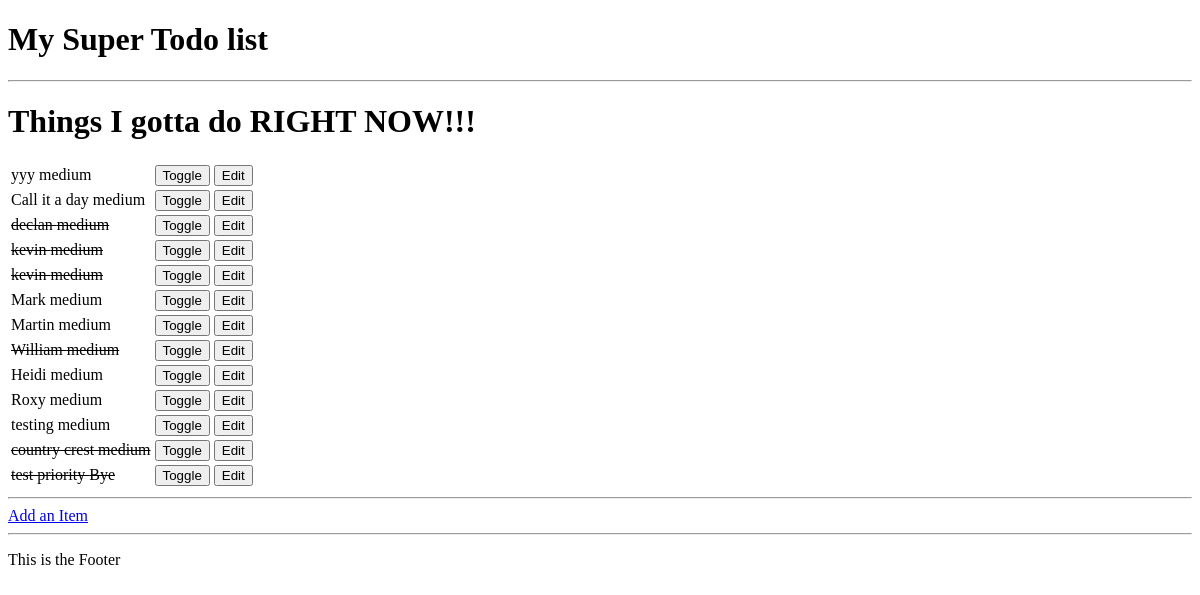
Before: / with the older database file.
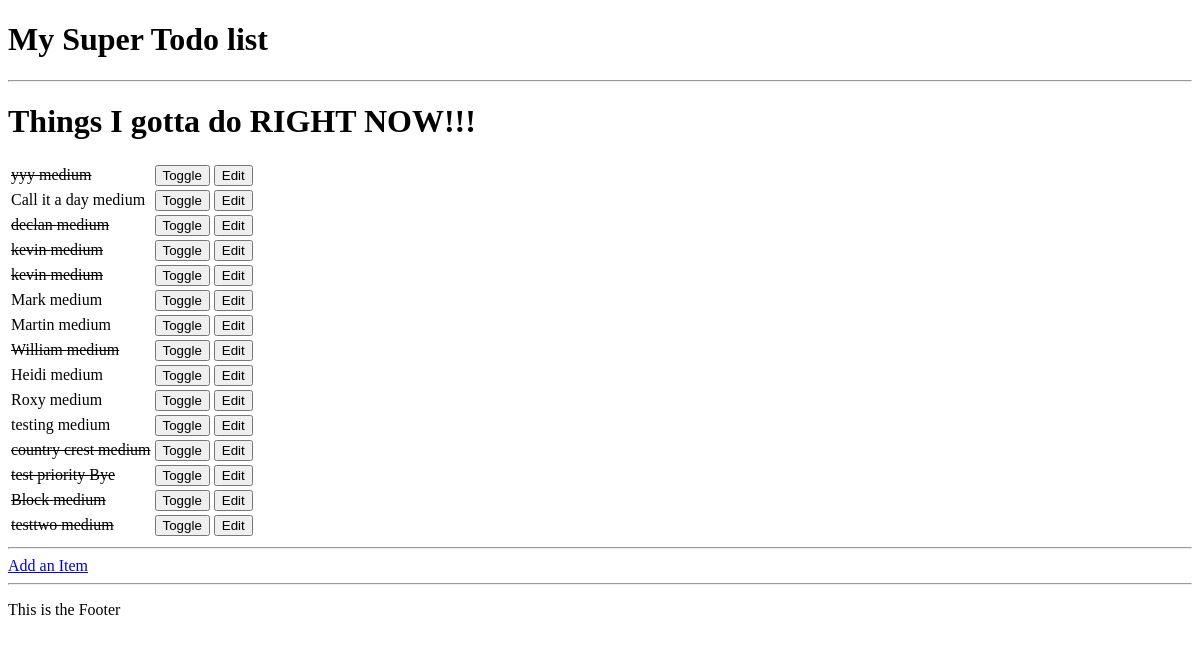
After: the same page with the newer database file.
### todoitem/models.py (models this page shows, shortened)
class TodoItem(models.Model):
    name = models.CharField(max_length=30, blank=False)
    done = models.BooleanField(blank=False, default=False)
    priority = models.CharField(max_length=6, blank=False, default="medium")

### todoitem/views.py (the view)
# urls.py: url(r"^$", get_index),
def get_index(request):
    results = TodoItem.objects.all()
    return render(request, "index.html", { 'items': results })

### todoitem/contexts.py (called while the page is built)
def show_fruit(request):
    fruit = {
        "apple" : 6,
        "banana" : 8,
        "kiwi" : 5,
        "mango" : 10
    }
    return fruit

### todoitem/templates/index.html (shortened to what this page needs)
{% extends "base.html" %}
{% block content %}
    <h1>Things I gotta do RIGHT NOW!!!</h1>
    <table>
        {% for item in items %}
        <tr>
            {% if item.done %}
            <td><strike>{{ item.name }} {{ item.priority }}</strike></td>
            {% else %}
            <td>{{ item.name }} {{ item.priority }}</td>
            {% endif %}
            <td>
                <form method="POST" action="toggle/{{ item.id }}">{% csrf_token %}<input type="submit" value="Toggle"></form>
            </td>
            <td>
                <form method="GET" action="edit/{{ item.id }}"><input type="submit" value="Edit"></form>
            </td>
        </tr>
        {% empty %}
        <p>You have nothing to do.</p>
        {% endfor %}
    </table>
    <hr>
    <a href="add">Add an Item</a>
{% endblock content %}

### todoitem/templates/base.html (shortened to what this page needs)
<!DOCTYPE html>
<html lang="en">
<head>
</head>
<body>
    <h1>My Super Todo list</h1>
    <hr>
    {% block content %}
    {% endblock content %}
    <hr>
    <p>This is the Footer</p>
</body>
</html>

Changed rows visible on the page:
changed TodoItem "yyy": done False → True (drawn)
added TodoItem: name "Block", priority "medium"
added TodoItem: name "testtwo", priority "medium"
